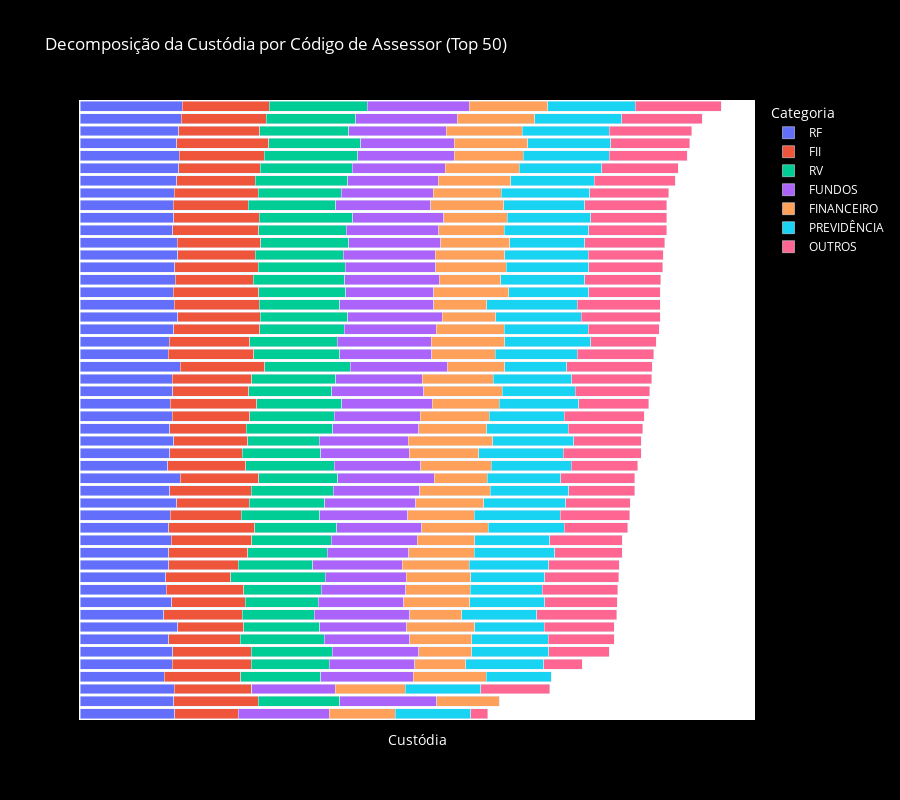

The cell this chart's notebook holds for it:
### Code cell
# Criar visualização da decomposição da custódia com escala logarítmica
df_plot = df.copy()
df_plot = df_plot.sort_values(by="net_total", ascending=False).head(50)
df_plot["codigo_assessor"] = df_plot["codigo_assessor"].astype(str)

# Selecionar apenas colunas de custódia (net) relevantes, excluindo net_total
net_columns = [
    "net_renda_fixa",
    "net_fundos_imobiliarios",
    "net_renda_variavel",
    "net_fundos",
    "net_financeiro",
    "net_previdencia",
    "net_outros",
]

# Criar DataFrame no formato longo para plotly
df_long = df_plot.melt(
    id_vars=["codigo_assessor"],
    value_vars=net_columns,
    var_name="Categoria",
    value_name="Valor",
)

# Aplicar transformação logarítmica para melhor visualização de valores pequenos
# Adicionar 1 para evitar log(0)
df_long["Valor_Log"] = df_long["Valor"].apply(
    lambda x: np.log10(x + 1) if x > 0 else 0
)

# Criar coluna mascarada com valores originais
df_long["Valor_Masked"] = df_long["Valor"].apply(mask_value)

# Mapear nomes mais amigáveis
category_names = {
    "net_renda_fixa": "RF",
    "net_fundos_imobiliarios": "FII",
    "net_renda_variavel": "RV",
    "net_fundos": "FUNDOS",
    "net_financeiro": "FINANCEIRO",
    "net_previdencia": "PREVIDÊNCIA",
    "net_outros": "OUTROS",
}
df_long["Categoria"] = df_long["Categoria"].map(category_names)

# Criar gráfico de barras empilhadas horizontal com escala logarítmica
fig = px.bar(
    df_long,
    x="Valor_Log",  # Usar valor logarítmico para visualização
    y="codigo_assessor",
    color="Categoria",
    title="Decomposição da Custódia por Código de Assessor (Top 50)",
    labels={
        "codigo_assessor": "Código do Assessor",
        "Valor_Log": "Custódia",
    },
    custom_data=["Valor_Masked", "Categoria"],
    orientation="h",
)

# Atualizar layout para melhor visualização
fig.update_traces(
    hovertemplate="<b>Assessor:</b> %{y}<br>"
    + "<b>Categoria:</b> %{customdata[1]}<br>"
    + "<b>Valor:</b> %{customdata[0]}<br>"
    + "<extra></extra>"
)
fig.update_layout(
    xaxis_title="Custódia",
    xaxis=dict(showticklabels=False),  # Esconder valores no eixo X
    yaxis=dict(categoryorder="total ascending", showticklabels=False),
    yaxis_title="",
    height=800,
    plot_bgcolor="white",
    paper_bgcolor="black",
    title_font_color="white",
    barmode="stack",
    showlegend=True,
    legend=dict(
        title="Categoria",
        orientation="v",
        yanchor="top",
        y=1,
        xanchor="left",
        x=1.02,
        font=dict(color="white"),
    ),
)

fig.update_xaxes(title_font=dict(color="white"))

fig.show()

### Figure 1 — Plotly figure (JSON) as saved in the notebook; plotly's stock layout.template omitted (floating-point values rounded to 4 significant figures)
{"data": [{"customdata": [["10*******.**", "RF"], ["84******.**", "RF"], ["69******.**", "RF"], ["58******.**", "RF"], ["55******.**", "RF"], ["72******.**", "RF"], ["38******.**", "RF"], ["51******.**", "RF"], ["44******.**", "RF"], ["29******.**", "RF"], ["36******.**", "RF"], ["43******.**", "RF"], ["42******.**", "RF"], ["23******.**", "RF"], ["21******.**", "RF"], ["22******.**", "RF"], ["46******.**", "RF"], ["20******.**", "RF"], ["24******.**", "RF"], ["37******.**", "RF"], ["18******.**", "RF"], ["22******.**", "RF"], ["25******.**", "RF"], ["95*****.**", "RF"], ["20******.**", "RF"], ["18******.**", "RF"], ["25******.**", "RF"], ["21******.**", "RF"], ["84*****.**", "RF"], ["11******.**", "RF"], ["35*****.**", "RF"], ["53*****.**", "RF"], ["16******.**", "RF"], ["16******.**", "RF"], ["18******.**", "RF"], ["24******.**", "RF"], ["11******.**", "RF"], ["10******.**", "RF"], ["11******.**", "RF"], ["16******.**", "RF"], ["38*****.**", "RF"], ["72*****.**", "RF"], ["14******.**", "RF"], ["10******.**", "RF"], ["15******.**", "RF"], ["88*****.**", "RF"], ["89*****.**", "RF"], ["91*****.**", "RF"], ["85*****.**", "RF"], ["56*****.**", "RF"]], "hovertemplate": "<b>Assessor:</b> %{y}<br><b>Categoria:</b> %{customdata[1]}<br><b>Valor:</b> %{customdata[0]}<br><extra></extra>", "legendgroup": "RF", "marker": {"color": "#636efa", "pattern": {"shape": ""}}, "name": "RF", "orientation": "h", "showlegend": true, "textposition": "auto", "type": "bar", "x": [8.019, 7.927, 7.843, 7.766, 7.74, 7.863, 7.583, 7.716, 7.648, 7.475, 7.557, 7.635, 7.629, 7.365, 7.34, 7.356, 7.671, 7.308, 7.385, 7.579, 7.278, 7.351, 7.402, 6.979, 7.313, 7.274, 7.4, 7.339, 6.925, 7.079, 6.546, 6.731, 7.214, 7.209, 7.269, 7.395, 7.054, 7.039, 7.043, 7.216, 6.586, 6.862, 7.147, 7.032, 7.187, 6.949, 6.953, 6.961, 6.93, 6.754], "xaxis": "x", "y": ["2", "91", "6", "9", "13", "93", "92", "1", "104", "33", "103", "56", "0", "96", "7", "8", "22", "102", "45", "119", "12", "16", "64", "5", "71", "94", "29", "101", "17", "32", "112", "98", "105", "15", "82", "10", "60", "95", "19", "28", "14", "24", "49", "122", "58", "130", "97", "36", "50", "34"], "yaxis": "y"}, {"customdata": [["62*****.**", "FII"], ["45*****.**", "FII"], ["43*****.**", "FII"], ["46*****.**", "FII"], ["21*****.**", "FII"], ["13*****.**", "FII"], ["15******.**", "FII"], ["25*****.**", "FII"], ["29*****.**", "FII"], ["12*****.**", "FII"], ["14*****.**", "FII"], ["12*****.**", "FII"], ["32*****.**", "FII"], ["48*****.**", "FII"], ["41*****.**", "FII"], ["46*****.**", "FII"], ["14****.**", "FII"], ["74****.**", "FII"], ["37*****.**", "FII"], ["47****.**", "FII"], ["50*****.**", "FII"], ["51*****.**", "FII"], ["35*****.**", "FII"], ["20*****.**", "FII"], ["48*****.**", "FII"], ["90****.**", "FII"], ["95***.**", "FII"], ["63****.**", "FII"], ["46*****.**", "FII"], ["55*****.**", "FII"], ["14*****.**", "FII"], ["12****.**", "FII"], ["17*****.**", "FII"], ["11*****.**", "FII"], ["13*****.**", "FII"], ["11*****.**", "FII"], ["35****.**", "FII"], ["47****.**", "FII"], ["97****.**", "FII"], ["15*****.**", "FII"], ["10*****.**", "FII"], ["13*****.**", "FII"], ["19*****.**", "FII"], ["23*****.**", "FII"], ["56****.**", "FII"], ["53*****.**", "FII"], ["28****.**", "FII"], ["38****.**", "FII"], ["15*****.**", "FII"], ["12*****.**", "FII"]], "hovertemplate": "<b>Assessor:</b> %{y}<br><b>Categoria:</b> %{customdata[1]}<br><b>Valor:</b> %{customdata[0]}<br><extra></extra>", "legendgroup": "FII", "marker": {"color": "#EF553B", "pattern": {"shape": ""}}, "name": "FII", "orientation": "h", "showlegend": true, "textposition": "auto", "type": "bar", "x": [6.794, 6.657, 6.634, 6.67, 6.337, 6.132, 7.186, 6.409, 6.469, 6.1, 6.167, 6.099, 6.516, 6.686, 6.617, 6.669, 5.148, 5.871, 6.573, 5.678, 6.7, 6.71, 6.547, 6.309, 6.687, 5.955, 4.98, 5.8, 6.669, 6.744, 6.153, 5.092, 6.233, 6.073, 6.127, 6.059, 5.556, 5.676, 5.989, 6.203, 6.008, 6.136, 6.291, 6.362, 5.749, 6.727, 5.457, 5.588, 6.189, 6.084], "xaxis": "x", "y": ["2", "91", "6", "9", "13", "93", "92", "1", "104", "33", "103", "56", "0", "96", "7", "8", "22", "102", "45", "119", "12", "16", "64", "5", "71", "94", "29", "101", "17", "32", "112", "98", "105", "15", "82", "10", "60", "95", "19", "28", "14", "24", "49", "122", "58", "130", "97", "36", "50", "34"], "yaxis": "y"}, {"customdata": [["49******.**", "RV"], ["10******.**", "RV"], ["50*****.**", "RV"], ["20******.**", "RV"], ["95*****.**", "RV"], ["15*****.**", "RV"], ["16******.**", "RV"], ["15******.**", "RV"], ["71*****.**", "RV"], ["14******.**", "RV"], ["16******.**", "RV"], ["75*****.**", "RV"], ["76*****.**", "RV"], ["18*****.**", "RV"], ["23*****.**", "RV"], ["20******.**", "RV"], ["89****.**", "RV"], ["69*****.**", "RV"], ["30*****.**", "RV"], ["84****.**", "RV"], ["72*****.**", "RV"], ["41*****.**", "RV"], ["65*****.**", "RV"], ["73*****.**", "RV"], ["65*****.**", "RV"], ["29*****.**", "RV"], ["-24****.**", "RV"], ["40****.**", "RV"], ["54*****.**", "RV"], ["47*****.**", "RV"], ["45****.**", "RV"], ["23******.**", "RV"], ["39*****.**", "RV"], ["43*****.**", "RV"], ["22*****.**", "RV"], ["-17*****.**", "RV"], ["15*****.**", "RV"], ["13*****.**", "RV"], ["57*****.**", "RV"], ["12*****.**", "RV"], ["17*****.**", "RV"], ["80*****.**", "RV"], ["17*****.**", "RV"], ["26*****.**", "RV"], ["51****.**", "RV"], ["26*****.**", "RV"], ["66****.**", "RV"], ["39*****.**", "RV"], ["18*****.**", "RV"], ["11*****.**", "RV"]], "hovertemplate": "<b>Assessor:</b> %{y}<br><b>Categoria:</b> %{customdata[1]}<br><b>Valor:</b> %{customdata[0]}<br><extra></extra>", "legendgroup": "RV", "marker": {"color": "#00cc96", "pattern": {"shape": ""}}, "name": "RV", "orientation": "h", "showlegend": true, "textposition": "auto", "type": "bar", "x": [7.69, 7.014, 6.7, 7.31, 6.981, 6.192, 7.212, 7.177, 6.852, 7.156, 7.227, 6.876, 6.885, 6.275, 6.38, 7.32, 5.95, 6.839, 6.491, 5.925, 6.858, 6.623, 6.819, 6.869, 6.818, 6.467, 0.0, 5.612, 6.738, 6.673, 5.661, 7.366, 6.594, 6.637, 6.36, 0.0, 6.183, 6.128, 6.757, 6.088, 6.24, 6.907, 6.254, 6.418, 5.712, 6.427, 5.82, 6.595, 6.256, 6.058], "xaxis": "x", "y": ["2", "91", "6", "9", "13", "93", "92", "1", "104", "33", "103", "56", "0", "96", "7", "8", "22", "102", "45", "119", "12", "16", "64", "5", "71", "94", "29", "101", "17", "32", "112", "98", "105", "15", "82", "10", "60", "95", "19", "28", "14", "24", "49", "122", "58", "130", "97", "36", "50", "34"], "yaxis": "y"}, {"customdata": [["92******.**", "FUNDOS"], ["83******.**", "FUNDOS"], ["39******.**", "FUNDOS"], ["35******.**", "FUNDOS"], ["41******.**", "FUNDOS"], ["36******.**", "FUNDOS"], ["20******.**", "FUNDOS"], ["19******.**", "FUNDOS"], ["24******.**", "FUNDOS"], ["24******.**", "FUNDOS"], ["12******.**", "FUNDOS"], ["16******.**", "FUNDOS"], ["16******.**", "FUNDOS"], ["24******.**", "FUNDOS"], ["39******.**", "FUNDOS"], ["13******.**", "FUNDOS"], ["63*****.**", "FUNDOS"], ["28******.**", "FUNDOS"], ["15******.**", "FUNDOS"], ["13******.**", "FUNDOS"], ["17******.**", "FUNDOS"], ["16******.**", "FUNDOS"], ["12******.**", "FUNDOS"], ["22******.**", "FUNDOS"], ["76*****.**", "FUNDOS"], ["17******.**", "FUNDOS"], ["14******.**", "FUNDOS"], ["93*****.**", "FUNDOS"], ["15******.**", "FUNDOS"], ["12******.**", "FUNDOS"], ["28******.**", "FUNDOS"], ["22*****.**", "FUNDOS"], ["58*****.**", "FUNDOS"], ["51*****.**", "FUNDOS"], ["59*****.**", "FUNDOS"], ["32*****.**", "FUNDOS"], ["75*****.**", "FUNDOS"], ["83*****.**", "FUNDOS"], ["52*****.**", "FUNDOS"], ["52*****.**", "FUNDOS"], ["18******.**", "FUNDOS"], ["61*****.**", "FUNDOS"], ["51*****.**", "FUNDOS"], ["63*****.**", "FUNDOS"], ["49*****.**", "FUNDOS"], ["47*****.**", "FUNDOS"], ["10******.**", "FUNDOS"], ["49*****.**", "FUNDOS"], ["23*****.**", "FUNDOS"], ["42*****.**", "FUNDOS"]], "hovertemplate": "<b>Assessor:</b> %{y}<br><b>Categoria:</b> %{customdata[1]}<br><b>Valor:</b> %{customdata[0]}<br><extra></extra>", "legendgroup": "FUNDOS", "marker": {"color": "#ab63fa", "pattern": {"shape": ""}}, "name": "FUNDOS", "orientation": "h", "showlegend": true, "textposition": "auto", "type": "bar", "x": [7.965, 7.923, 7.599, 7.547, 7.623, 7.557, 7.315, 7.286, 7.387, 7.389, 7.089, 7.218, 7.206, 7.39, 7.598, 7.134, 6.806, 7.461, 7.203, 7.127, 7.241, 7.216, 7.089, 7.35, 6.886, 7.232, 7.148, 6.972, 7.191, 7.083, 7.456, 6.347, 6.77, 6.711, 6.778, 6.514, 6.879, 6.922, 6.72, 6.72, 7.268, 6.788, 6.715, 6.805, 6.695, 6.673, 7.019, 6.692, 6.364, 6.624], "xaxis": "x", "y": ["2", "91", "6", "9", "13", "93", "92", "1", "104", "33", "103", "56", "0", "96", "7", "8", "22", "102", "45", "119", "12", "16", "64", "5", "71", "94", "29", "101", "17", "32", "112", "98", "105", "15", "82", "10", "60", "95", "19", "28", "14", "24", "49", "122", "58", "130", "97", "36", "50", "34"], "yaxis": "y"}, {"customdata": [["14*****.**", "FINANCEIRO"], ["12*****.**", "FINANCEIRO"], ["30***.**", "FINANCEIRO"], ["25****.**", "FINANCEIRO"], ["87****.**", "FINANCEIRO"], ["14***.**", "FINANCEIRO"], ["59****.**", "FINANCEIRO"], ["61****.**", "FINANCEIRO"], ["16***.**", "FINANCEIRO"], ["68***.**", "FINANCEIRO"], ["47****.**", "FINANCEIRO"], ["27****.**", "FINANCEIRO"], ["27****.**", "FINANCEIRO"], ["13***.**", "FINANCEIRO"], ["78***.**", "FINANCEIRO"], ["95***.**", "FINANCEIRO"], ["20****.**", "FINANCEIRO"], ["52****.**", "FINANCEIRO"], ["21****.**", "FINANCEIRO"], ["21****.**", "FINANCEIRO"], ["14****.**", "FINANCEIRO"], ["20****.**", "FINANCEIRO"], ["31****.**", "FINANCEIRO"], ["56****.**", "FINANCEIRO"], ["73****.**", "FINANCEIRO"], ["13*****.**", "FINANCEIRO"], ["14****.**", "FINANCEIRO"], ["39*****.**", "FINANCEIRO"], ["10****.**", "FINANCEIRO"], ["17****.**", "FINANCEIRO"], ["11***.**", "FINANCEIRO"], ["11****.**", "FINANCEIRO"], ["36****.**", "FINANCEIRO"], ["25****.**", "FINANCEIRO"], ["14***.**", "FINANCEIRO"], ["32****.**", "FINANCEIRO"], ["16****.**", "FINANCEIRO"], ["30****.**", "FINANCEIRO"], ["21****.**", "FINANCEIRO"], ["91**.**", "FINANCEIRO"], ["52****.**", "FINANCEIRO"], ["31****.**", "FINANCEIRO"], ["33***.**", "FINANCEIRO"], ["30****.**", "FINANCEIRO"], ["15****.**", "FINANCEIRO"], ["15****.**", "FINANCEIRO"], ["16****.**", "FINANCEIRO"], ["66***.**", "FINANCEIRO"], ["13****.**", "FINANCEIRO"], ["11****.**", "FINANCEIRO"]], "hovertemplate": "<b>Assessor:</b> %{y}<br><b>Categoria:</b> %{customdata[1]}<br><b>Valor:</b> %{customdata[0]}<br><extra></extra>", "legendgroup": "FINANCEIRO", "marker": {"color": "#FFA15A", "pattern": {"shape": ""}}, "name": "FINANCEIRO", "orientation": "h", "showlegend": true, "textposition": "auto", "type": "bar", "x": [6.151, 6.091, 4.491, 5.411, 5.944, 4.156, 5.771, 5.789, 4.206, 4.838, 5.681, 5.436, 5.433, 4.144, 4.893, 4.981, 5.322, 5.717, 5.334, 5.325, 5.162, 5.305, 5.504, 5.755, 5.865, 6.124, 5.159, 6.595, 5.008, 5.255, 4.07, 5.051, 5.561, 5.408, 4.16, 5.513, 5.219, 5.478, 5.341, 3.96, 5.724, 5.501, 4.519, 5.487, 5.181, 5.202, 5.212, 4.82, 5.117, 5.058], "xaxis": "x", "y": ["2", "91", "6", "9", "13", "93", "92", "1", "104", "33", "103", "56", "0", "96", "7", "8", "22", "102", "45", "119", "12", "16", "64", "5", "71", "94", "29", "101", "17", "32", "112", "98", "105", "15", "82", "10", "60", "95", "19", "28", "14", "24", "49", "122", "58", "130", "97", "36", "50", "34"], "yaxis": "y"}, {"customdata": [["70*****.**", "PREVIDÊNCIA"], ["63*****.**", "PREVIDÊNCIA"], ["72***.**", "PREVIDÊNCIA"], ["56*****.**", "PREVIDÊNCIA"], ["65*****.**", "PREVIDÊNCIA"], ["54****.**", "PREVIDÊNCIA"], ["30*****.**", "PREVIDÊNCIA"], ["30*****.**", "PREVIDÊNCIA"], ["47*****.**", "PREVIDÊNCIA"], ["35*****.**", "PREVIDÊNCIA"], ["35*****.**", "PREVIDÊNCIA"], ["33*****.**", "PREVIDÊNCIA"], ["73****.**", "PREVIDÊNCIA"], ["12******.**", "PREVIDÊNCIA"], [0, "PREVIDÊNCIA"], ["35*****.**", "PREVIDÊNCIA"], ["28****.**", "PREVIDÊNCIA"], ["21*****.**", "PREVIDÊNCIA"], ["83*****.**", "PREVIDÊNCIA"], ["26*****.**", "PREVIDÊNCIA"], ["40*****.**", "PREVIDÊNCIA"], ["39*****.**", "PREVIDÊNCIA"], ["29*****.**", "PREVIDÊNCIA"], ["51*****.**", "PREVIDÊNCIA"], ["18*****.**", "PREVIDÊNCIA"], ["54****.**", "PREVIDÊNCIA"], ["83****.**", "PREVIDÊNCIA"], ["22*****.**", "PREVIDÊNCIA"], ["24*****.**", "PREVIDÊNCIA"], ["16*****.**", "PREVIDÊNCIA"], ["76****.**", "PREVIDÊNCIA"], ["65****.**", "PREVIDÊNCIA"], ["13*****.**", "PREVIDÊNCIA"], ["75****.**", "PREVIDÊNCIA"], ["10*****.**", "PREVIDÊNCIA"], ["82****.**", "PREVIDÊNCIA"], ["52*****.**", "PREVIDÊNCIA"], ["40*****.**", "PREVIDÊNCIA"], ["23*****.**", "PREVIDÊNCIA"], ["13*****.**", "PREVIDÊNCIA"], ["11****.**", "PREVIDÊNCIA"], ["18*****.**", "PREVIDÊNCIA"], ["71****.**", "PREVIDÊNCIA"], ["14*****.**", "PREVIDÊNCIA"], ["73****.**", "PREVIDÊNCIA"], ["89****.**", "PREVIDÊNCIA"], ["16*****.**", "PREVIDÊNCIA"], ["10*****.**", "PREVIDÊNCIA"], ["20*****.**", "PREVIDÊNCIA"], ["40****.**", "PREVIDÊNCIA"]], "hovertemplate": "<b>Assessor:</b> %{y}<br><b>Categoria:</b> %{customdata[1]}<br><b>Valor:</b> %{customdata[0]}<br><extra></extra>", "legendgroup": "PREVIDÊNCIA", "marker": {"color": "#19d3f3", "pattern": {"shape": ""}}, "name": "PREVIDÊNCIA", "orientation": "h", "showlegend": true, "textposition": "auto", "type": "bar", "x": [6.849, 6.8, 4.861, 6.749, 6.816, 5.739, 6.482, 6.481, 6.68, 6.554, 6.544, 6.527, 5.867, 7.082, 0.0, 6.548, 5.455, 6.334, 6.919, 6.416, 6.611, 6.598, 6.476, 6.715, 6.27, 5.738, 5.92, 6.347, 6.39, 6.207, 5.885, 5.815, 6.138, 5.88, 6.0, 5.916, 6.721, 6.61, 6.379, 6.122, 5.069, 6.268, 5.852, 6.153, 5.869, 5.951, 6.229, 6.018, 6.317, 5.61], "xaxis": "x", "y": ["2", "91", "6", "9", "13", "93", "92", "1", "104", "33", "103", "56", "0", "96", "7", "8", "22", "102", "45", "119", "12", "16", "64", "5", "71", "94", "29", "101", "17", "32", "112", "98", "105", "15", "82", "10", "60", "95", "19", "28", "14", "24", "49", "122", "58", "130", "97", "36", "50", "34"], "yaxis": "y"}, {"customdata": [["55*****.**", "OUTROS"], ["21*****.**", "OUTROS"], ["48*****.**", "OUTROS"], ["12*****.**", "OUTROS"], ["28*****.**", "OUTROS"], ["61****.**", "OUTROS"], ["15*****.**", "OUTROS"], ["94****.**", "OUTROS"], ["15*****.**", "OUTROS"], ["88****.**", "OUTROS"], ["21*****.**", "OUTROS"], ["77****.**", "OUTROS"], ["18*****.**", "OUTROS"], ["31*****.**", "OUTROS"], [0, "OUTROS"], ["84****.**", "OUTROS"], ["30****.**", "OUTROS"], ["26*****.**", "OUTROS"], ["15*****.**", "OUTROS"], ["10****.**", "OUTROS"], ["12*****.**", "OUTROS"], ["36****.**", "OUTROS"], ["59****.**", "OUTROS"], ["13****.**", "OUTROS"], ["40****.**", "OUTROS"], ["65****.**", "OUTROS"], ["19.**", "OUTROS"], ["19****.**", "OUTROS"], ["10*****.**", "OUTROS"], ["30****.**", "OUTROS"], ["18*****.**", "OUTROS"], ["58****.**", "OUTROS"], ["18*****.**", "OUTROS"], ["17*****.**", "OUTROS"], ["58***.**", "OUTROS"], ["23****.**", "OUTROS"], ["28****.**", "OUTROS"], ["12*****.**", "OUTROS"], ["68****.**", "OUTROS"], ["10**.**", "OUTROS"], [0, "OUTROS"], ["15****.**", "OUTROS"], ["49****.**", "OUTROS"], ["14****.**", "OUTROS"], ["48****.**", "OUTROS"], ["93***.**", "OUTROS"], ["32****.**", "OUTROS"], ["14****.**", "OUTROS"], ["19****.**", "OUTROS"], ["81****.**", "OUTROS"]], "hovertemplate": "<b>Assessor:</b> %{y}<br><b>Categoria:</b> %{customdata[1]}<br><b>Valor:</b> %{customdata[0]}<br><extra></extra>", "legendgroup": "OUTROS", "marker": {"color": "#FF6692", "pattern": {"shape": ""}}, "name": "OUTROS", "orientation": "h", "showlegend": true, "textposition": "auto", "type": "bar", "x": [6.744, 6.326, 6.688, 6.109, 6.449, 5.791, 6.198, 5.977, 6.185, 5.947, 6.325, 5.891, 6.257, 6.493, 0.0, 5.928, 5.488, 6.426, 6.199, 5.034, 6.085, 5.563, 5.777, 5.142, 5.605, 5.815, 1.322, 5.296, 6.02, 5.485, 6.257, 5.769, 6.266, 6.247, 4.767, 5.374, 5.453, 6.097, 5.834, 3.019, 0.0, 5.199, 5.691, 5.169, 5.682, 4.973, 5.518, 5.156, 5.285, 5.913], "xaxis": "x", "y": ["2", "91", "6", "9", "13", "93", "92", "1", "104", "33", "103", "56", "0", "96", "7", "8", "22", "102", "45", "119", "12", "16", "64", "5", "71", "94", "29", "101", "17", "32", "112", "98", "105", "15", "82", "10", "60", "95", "19", "28", "14", "24", "49", "122", "58", "130", "97", "36", "50", "34"], "yaxis": "y"}], "layout": {"barmode": "stack", "height": 800, "legend": {"font": {"color": "white"}, "orientation": "v", "title": {"text": "Categoria"}, "tracegroupgap": 0, "x": 1.02, "xanchor": "left", "y": 1, "yanchor": "top"}, "paper_bgcolor": "black", "plot_bgcolor": "white", "showlegend": true, "title": {"font": {"color": "white"}, "text": "Decomposição da Custódia por Código de Assessor (Top 50)"}, "xaxis": {"anchor": "y", "domain": [0, 1], "showticklabels": false, "title": {"font": {"color": "white"}, "text": "Custódia"}}, "yaxis": {"anchor": "x", "categoryorder": "total ascending", "domain": [0, 1], "showticklabels": false, "title": {"text": ""}}}}
